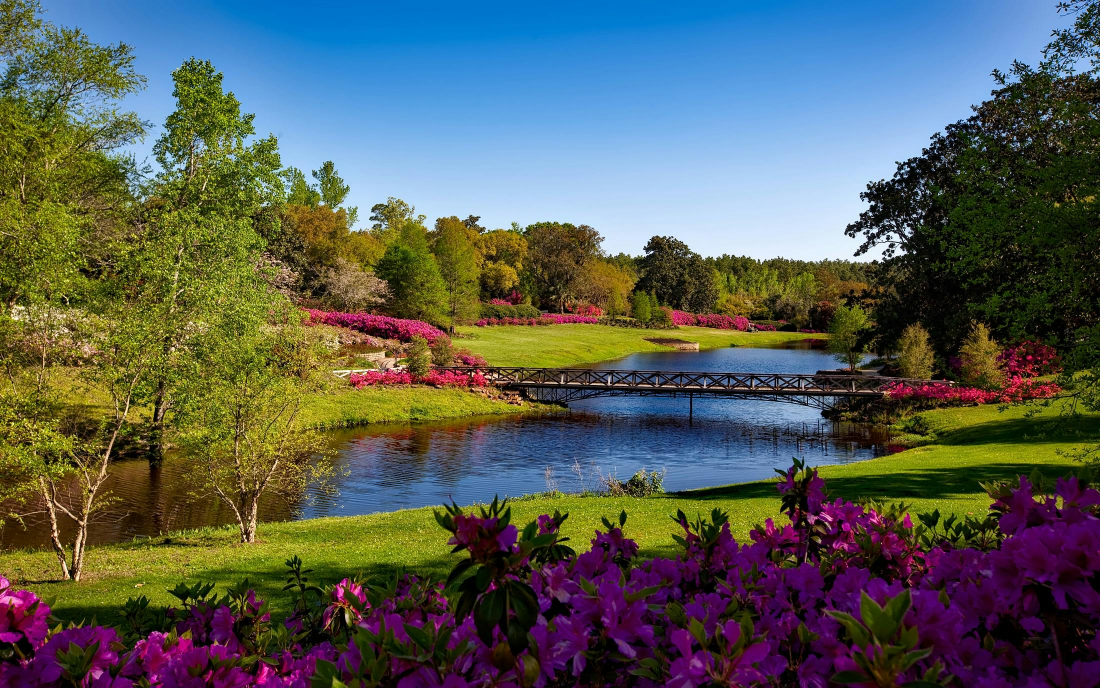
#> input picture Photos/pexels-pixabay-158063.jpg, 2200 x 1376 px (shown at 1/2 size)
$ python color_channels.py
#> lines starting #> are read from the running program, lines starting #| are printed output that depends on the picture
import cv2 as cv
import numpy as np

# BGR image
img = cv.imread('Photos/pexels-pixabay-158063.jpg')
#> img is the input picture: shape (1376, 2200, 3); mean B, G, R 86.3, 92.2, 85.9
img = cv.resize(img, (400, 400)) # To make it fit the screen (for personal ease)
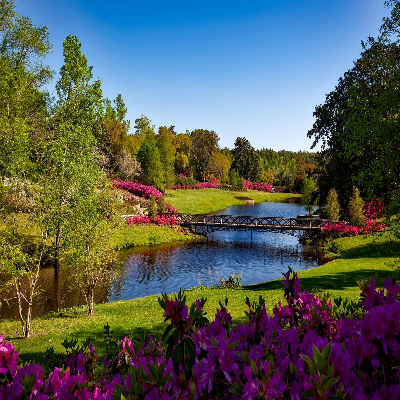
#> img: shape (400, 400, 3); mean B, G, R 86.2, 92.2, 85.9
cv.imshow('Park', img)

b, g, r = cv.split(img)
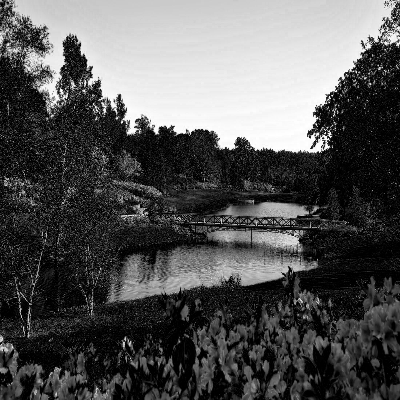
#> b: shape (400, 400); min 0, max 255, mean 86.2
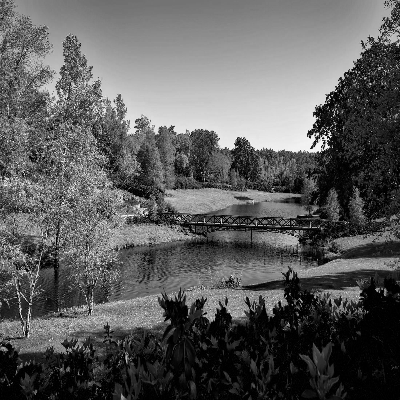
#> g: shape (400, 400); min 0, max 255, mean 92.2
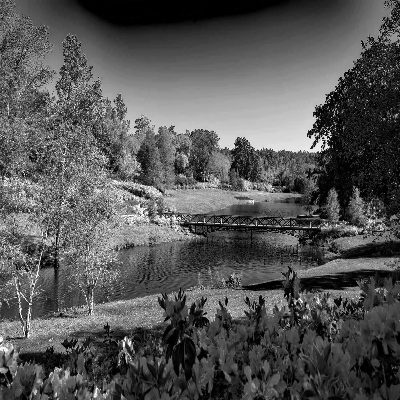
#> r: shape (400, 400); min 0, max 255, mean 85.9
cv.imshow('Blue', b)
cv.imshow('Green', g)
cv.imshow('Red', r)

print(f'Shapes:\nImage: {img.shape}\nBlue: {b.shape}\nGreen: {g.shape}\nRed: {r.shape}')
#| Shapes:
#| Image: (400, 400, 3)
#| Blue: (400, 400)
#| Green: (400, 400)
#| Red: (400, 400)

combined = cv.merge([b, g, r])
cv.imshow('Combined', combined)


blank = np.zeros(img.shape[:2], dtype='uint8')
blue = cv.merge([b, blank, blank])
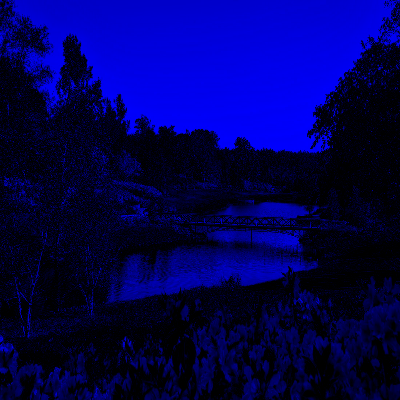
#> blue: shape (400, 400, 3); mean of channels 0, 1, 2 86.2, 0, 0; drawn as B, G, R
green = cv.merge([blank, g, blank])
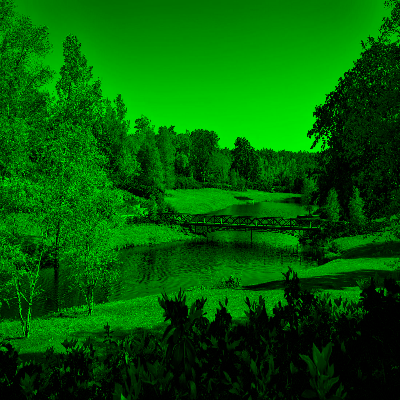
#> green: shape (400, 400, 3); mean of channels 0, 1, 2 0, 92.2, 0; drawn as B, G, R
red = cv.merge([blank, blank, r])
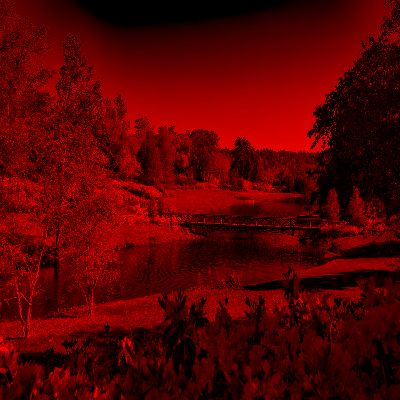
#> red: shape (400, 400, 3); mean of channels 0, 1, 2 0, 0, 85.9; drawn as B, G, R
cv.imshow('JustBlue', blue)
cv.imshow('JustGreen', green)
cv.imshow('JustRed', red)


cv.waitKey(0)

$ run again, with Photos/pexels-pixabay-158028.jpg copied over Photos/pexels-pixabay-158063.jpg
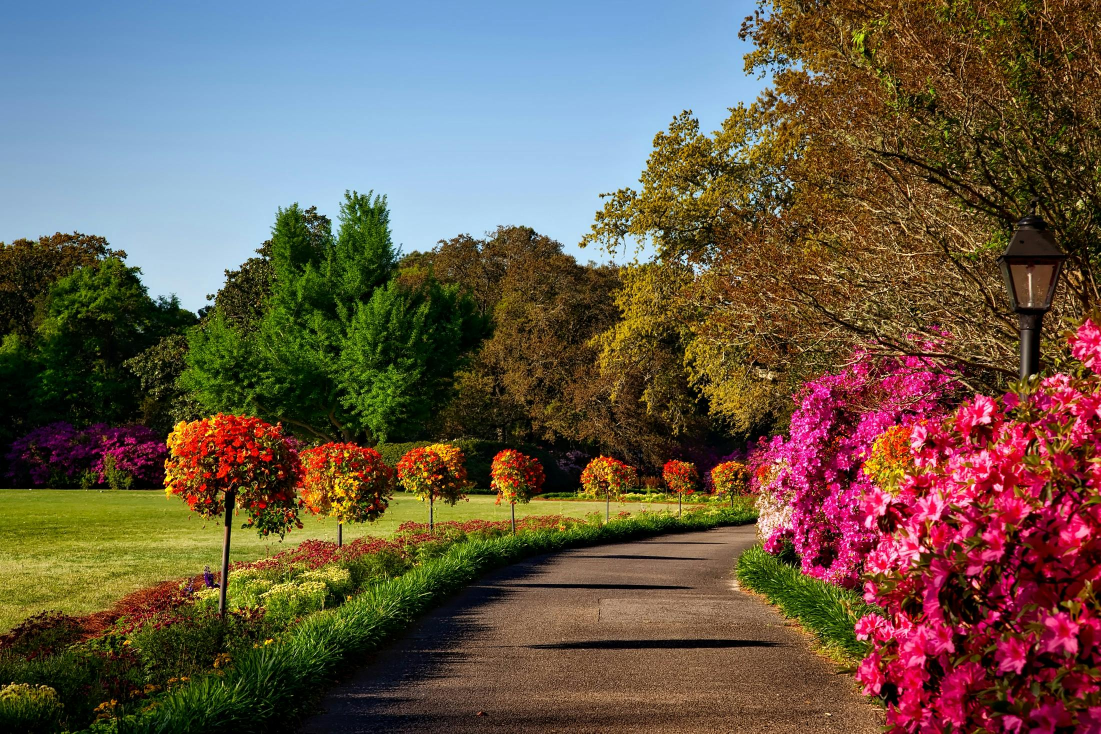
#> input picture Photos/pexels-pixabay-158028.jpg, 2201 x 1467 px (shown at 1/2 size)
#> img is the input picture: shape (1467, 2201, 3); mean B, G, R 74.7, 89.6, 104.6
#> img: shape (400, 400, 3)
#| Shapes:
#| Image: (400, 400, 3)
#| Blue: (400, 400)
#| Green: (400, 400)
#| Red: (400, 400)
#> `green = cv.merge([blank, g, blank])`:
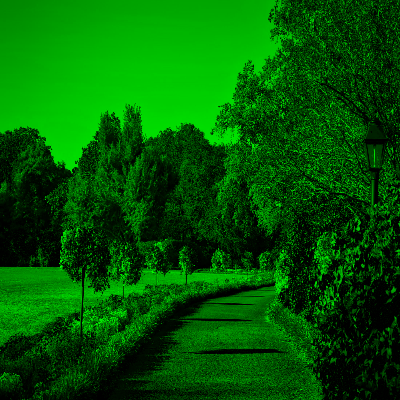
#> green: shape (400, 400, 3); mean of channels 0, 1, 2 0, 89.5, 0; drawn as B, G, R
#> `red = cv.merge([blank, blank, r])`:
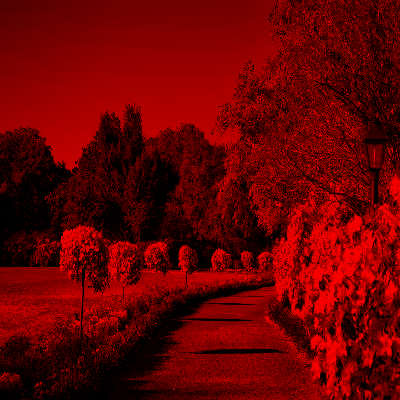
#> red: shape (400, 400, 3); mean of channels 0, 1, 2 0, 0, 104.5; drawn as B, G, R

$ run again, with Photos/pexels-pixabay-415829.jpg copied over Photos/pexels-pixabay-158063.jpg
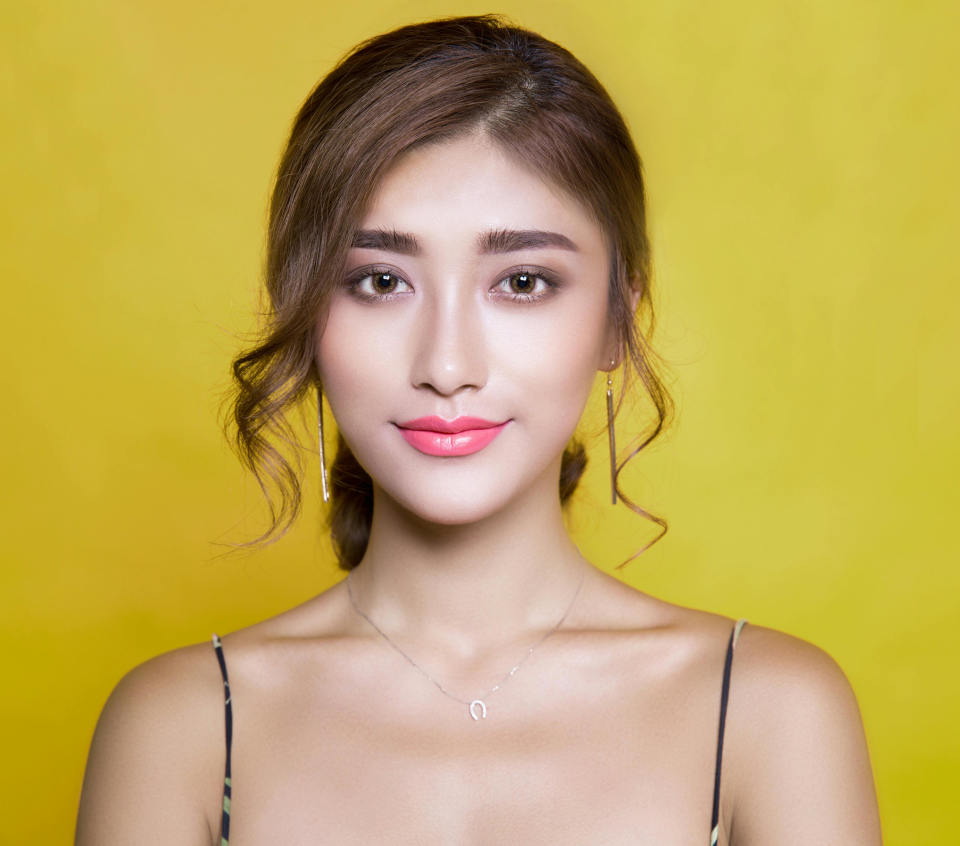
#> input picture Photos/pexels-pixabay-415829.jpg, 5760 x 5075 px (shown at 1/6 size)
#> img is the input picture: shape (5075, 5760, 3); mean B, G, R 90.2, 168.9, 193.9
#> img: shape (400, 400, 3)
#| Shapes:
#| Image: (400, 400, 3)
#| Blue: (400, 400)
#| Green: (400, 400)
#| Red: (400, 400)
#> `green = cv.merge([blank, g, blank])`:
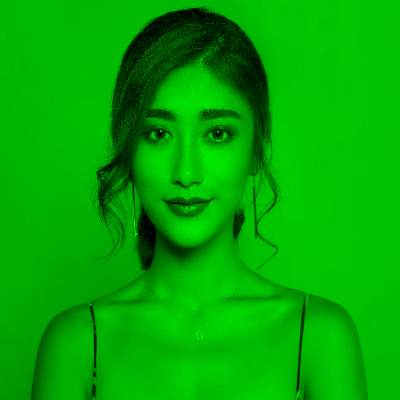
#> green: shape (400, 400, 3); mean of channels 0, 1, 2 0, 168.8, 0; drawn as B, G, R
#> `red = cv.merge([blank, blank, r])`:
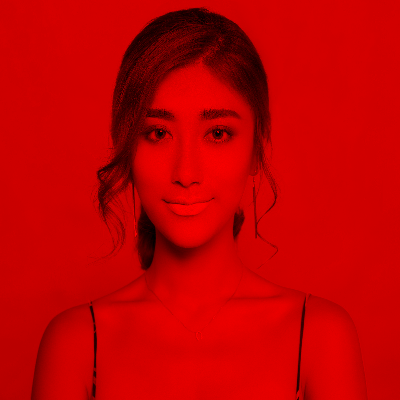
#> red: shape (400, 400, 3); mean of channels 0, 1, 2 0, 0, 193.8; drawn as B, G, R

$ run again, with Photos/pexels-pixabay-416160.jpg copied over Photos/pexels-pixabay-158063.jpg
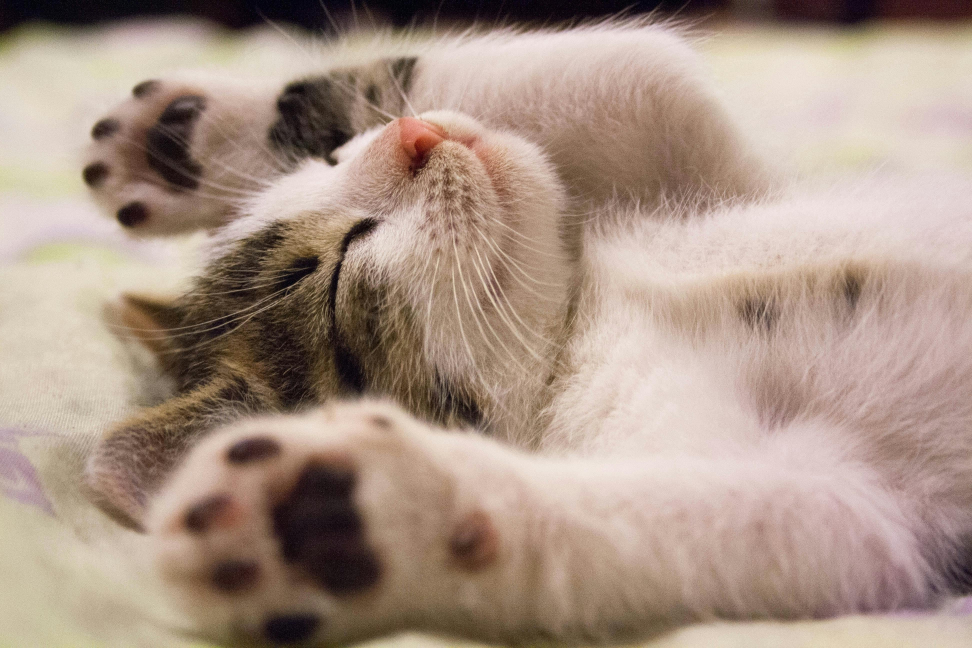
#> input picture Photos/pexels-pixabay-416160.jpg, 3888 x 2592 px (shown at 1/4 size)
#> img is the input picture: shape (2592, 3888, 3); mean B, G, R 134.6, 148.3, 169.4
#> img: shape (400, 400, 3)
#| Shapes:
#| Image: (400, 400, 3)
#| Blue: (400, 400)
#| Green: (400, 400)
#| Red: (400, 400)
#> `red = cv.merge([blank, blank, r])`:
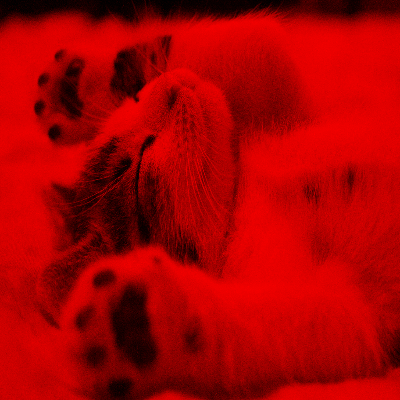
#> red: shape (400, 400, 3); mean of channels 0, 1, 2 0, 0, 169.2; drawn as B, G, R
